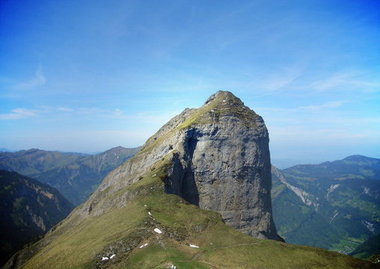
#> input picture images/mountain.jpg, 380 x 269 px
$ python measure_image_similarity.py   (older library calls are emulated)
#> lines starting #> are read from the running program, lines starting #| are printed output that depends on the picture; long printed decimals are rounded
import warnings

import cv2
import numpy as np
from scipy.stats import wasserstein_distance
from skimage.measure import compare_ssim
from skimage.transform import resize

# Code from https://gist.github.com/duhaime/211365edaddf7ff89c0a36d9f3f7956c

##
# Globals
##

warnings.filterwarnings('ignore')

# specify resized image sizes
height = 2 ** 10
width = 2 ** 10


##
# Functions
##

def get_img(path, norm_size=True, norm_exposure=False):
    '''
    Prepare an image for image processing tasks
    '''
    # flatten returns a 2d grayscale array
    img = cv2.imread(path).flatten().astype(int)
    # resizing returns float vals 0:255; convert to ints for downstream tasks
    if norm_size:
        img = resize(img, (height, width), anti_aliasing=True, preserve_range=True)
    if norm_exposure:
        img = normalize_exposure(img)
    return img


def get_histogram(img):
    '''
    Get the histogram of an image. For an 8-bit, grayscale image, the
    histogram will be a 256 unit vector in which the nth value indicates
    the percent of the pixels in the image with the given darkness level.
    The histogram's values sum to 1.
    '''
    h, w = img.shape
    hist = [0.0] * 256
    for i in range(h):
        for j in range(w):
            hist[img[i, j]] += 1
    return np.array(hist) / (h * w)


def normalize_exposure(img):
    '''
    Normalize the exposure of an image.
    '''
    img = img.astype(int)
    hist = get_histogram(img)
    # get the sum of vals accumulated by each position in hist
    cdf = np.array([sum(hist[:i + 1]) for i in range(len(hist))])
    # determine the normalization values for each unit of the cdf
    sk = np.uint8(255 * cdf)
    # normalize each position in the output image
    height, width = img.shape
    normalized = np.zeros_like(img)
    for i in range(0, height):
        for j in range(0, width):
            normalized[i, j] = sk[img[i, j]]
    return normalized.astype(int)


def earth_movers_distance(path_a, path_b):
    '''
    Measure the Earth Mover's distance between two images
    @args:
      {str} path_a: the path to an image file
      {str} path_b: the path to an image file
    @returns:
      TODO
    '''
    img_a = get_img(path_a, norm_exposure=True)
    img_b = get_img(path_b, norm_exposure=True)
    hist_a = get_histogram(img_a)
    hist_b = get_histogram(img_b)
    return wasserstein_distance(hist_a, hist_b)


def structural_sim(path_a, path_b):
    '''
    Measure the structural similarity between two images
    @args:
      {str} path_a: the path to an image file
      {str} path_b: the path to an image file
    @returns:
      {float} a float {-1:1} that measures structural similarity
        between the input images
    '''
    img_a = get_img(path_a)
#> in get_img, `img = resize(img, (height, width), anti_aliasing=True, preserve_range=..`:
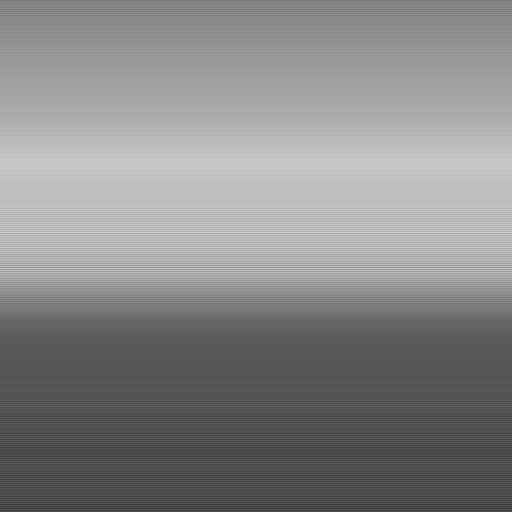
#> img: shape (1024, 1024) float64 (shown at 1/2 size); min 48.22, max 207.1, mean 135.1
    img_b = get_img(path_b)
#> call 2 of get_img, with path = 'output/mountain/gen/20.jpg', norm_size = True, norm_exposure = False
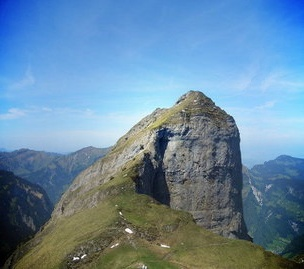
#> input picture output/mountain/gen/20.jpg, 304 x 269 px
    sim, diff = compare_ssim(img_a, img_b, full=True)
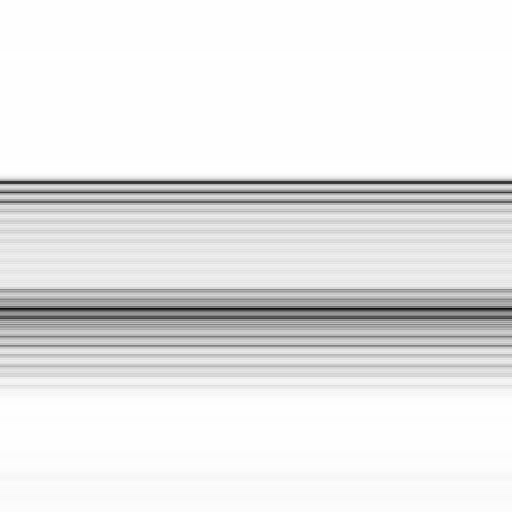
#> diff: shape (1024, 1024) float64 (shown at 1/2 size); min -0.0931, max 1, mean 0.897; drawn with min black and max white
#> sim = 0.896
    return sim


def pixel_sim(path_a, path_b):
    '''
    Measure the pixel-level similarity between two images
    @args:
      {str} path_a: the path to an image file
      {str} path_b: the path to an image file
    @returns:
      {float} a float {-1:1} that measures structural similarity
        between the input images
    '''
    img_a = get_img(path_a, norm_exposure=True)
    img_b = get_img(path_b, norm_exposure=True)
    return np.sum(np.absolute(img_a - img_b)) / (height * width) / 255


def sift_sim(path_a, path_b):
    '''
    Use SIFT features to measure image similarity
    @args:
      {str} path_a: the path to an image file
      {str} path_b: the path to an image file
    @returns:
      TODO
    '''
    # initialize the sift feature detector
    orb = cv2.ORB_create()

    # get the images
    img_a = cv2.imread(path_a)
    img_b = cv2.imread(path_b)

    # find the keypoints and descriptors with SIFT
    kp_a, desc_a = orb.detectAndCompute(img_a, None)
    kp_b, desc_b = orb.detectAndCompute(img_b, None)

    # initialize the bruteforce matcher
    bf = cv2.BFMatcher(cv2.NORM_HAMMING, crossCheck=True)

    # match.distance is a float between {0:100} - lower means more similar
    matches = bf.match(desc_a, desc_b)
    similar_regions = [i for i in matches if i.distance < 70]
    if len(matches) == 0:
        return 0
    return len(similar_regions) / len(matches)


if __name__ == '__main__':
    img_a = "images/mountain.jpg"
    img_b = "output/mountain/gen/20.jpg"
    # get the similarity values
    structural_sim = structural_sim(img_a, img_b)
#> structural_sim = 0.896
    pixel_sim = pixel_sim(img_a, img_b)
#> in normalize_exposure, `img = img.astype(int)`:
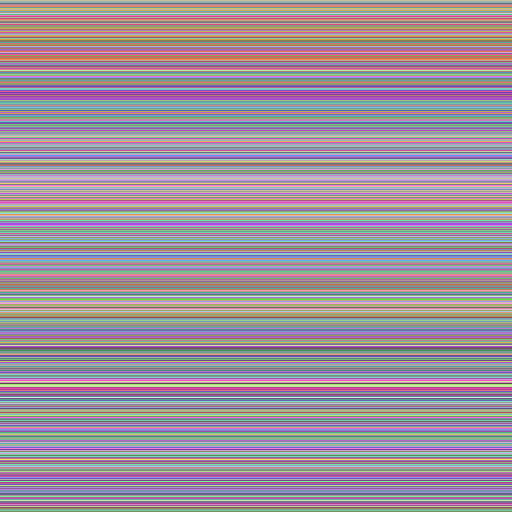
#> img: shape (1024, 1024) int64 (shown at 1/2 size); 158 distinct labels, from 48 to 207; one colour per label, 0 black
#> in normalize_exposure, `hist = get_histogram(img)`: hist = 256 values, max 0.0225 at index 90, min 0 at index 0, mean 0.00391
#> in normalize_exposure, `cdf = np.array([sum(hist[:i + 1]) for i in range(len(hist))])`: cdf = 256 values from 0 to 1
#> in normalize_exposure, `sk = np.uint8(255 * cdf)`: sk = 256 values from 0 to 255
#> after the loop in normalize_exposure, `for i in range(0, height):`:
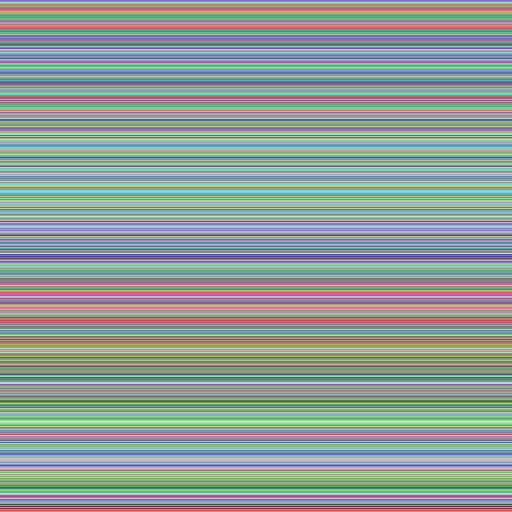
#> normalized: shape (1024, 1024) int64 (shown at 1/2 size); 139 distinct labels, from 0 to 255; one colour per label, 0 black
#> in normalize_exposure (call 2), `img = img.astype(int)`:
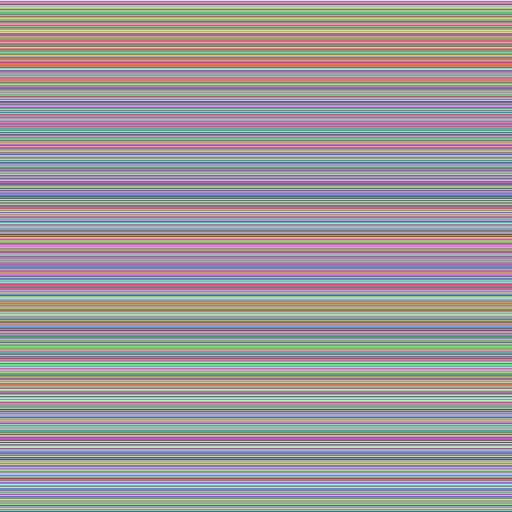
#> img: shape (1024, 1024) int64 (shown at 1/2 size); 151 distinct labels, from 51 to 207; one colour per label, 0 black
#> in normalize_exposure (call 2), `hist = get_histogram(img)`: hist = 256 values, max 0.0225 at index 88, min 0 at index 0, mean 0.00391
#> after the loop in normalize_exposure (call 2), `for i in range(0, height):`:
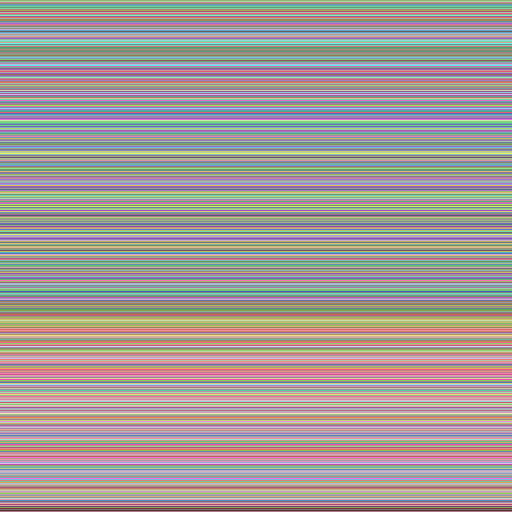
#> normalized: shape (1024, 1024) int64 (shown at 1/2 size); 138 distinct labels, from 0 to 255; one colour per label, 0 black
#> pixel_sim = 0.0264
    sift_sim = sift_sim(img_a, img_b)
#> in sift_sim, img_a is the input picture: shape (269, 380, 3); mean B, G, R 164.6, 137.5, 103.1
#> in sift_sim, img_b is the input picture: shape (269, 304, 3); mean B, G, R 161.5, 136.6, 104
#> in sift_sim, `kp_a, desc_a = orb.detectAndCompute(img_a, None)`: kp_a = 485 keypoints; strongest (x, y, size): (171, 147, 31), (169, 148, 31), (155, 229, 31), (198, 140, 31)
#> in sift_sim, `kp_b, desc_b = orb.detectAndCompute(img_b, None)`: kp_b = 467 keypoints; strongest (x, y, size): (142, 147, 31), (126, 229, 31), (169, 140, 31), (130, 230, 37.2)
#> in sift_sim, `matches = bf.match(desc_a, desc_b)`: matches = 373 matches
#> in sift_sim, `similar_regions = [i for i in matches if i.distance < 70]`: similar_regions = 372 matches
#> sift_sim = 0.997
    emd = earth_movers_distance(img_a, img_b)
#> in earth_movers_distance, `hist_a = get_histogram(img_a)`: hist_a = 256 values, max 0.0225 at index 69, min 0 at index 10, mean 0.00391
#> in earth_movers_distance, `hist_b = get_histogram(img_b)`: hist_b = 256 values, max 0.0225 at index 62, min 0 at index 2, mean 0.00391
#> emd = 0.000267
    print(structural_sim, pixel_sim, sift_sim, emd)
#| 0.896 0.02644 0.9973 0.000267
